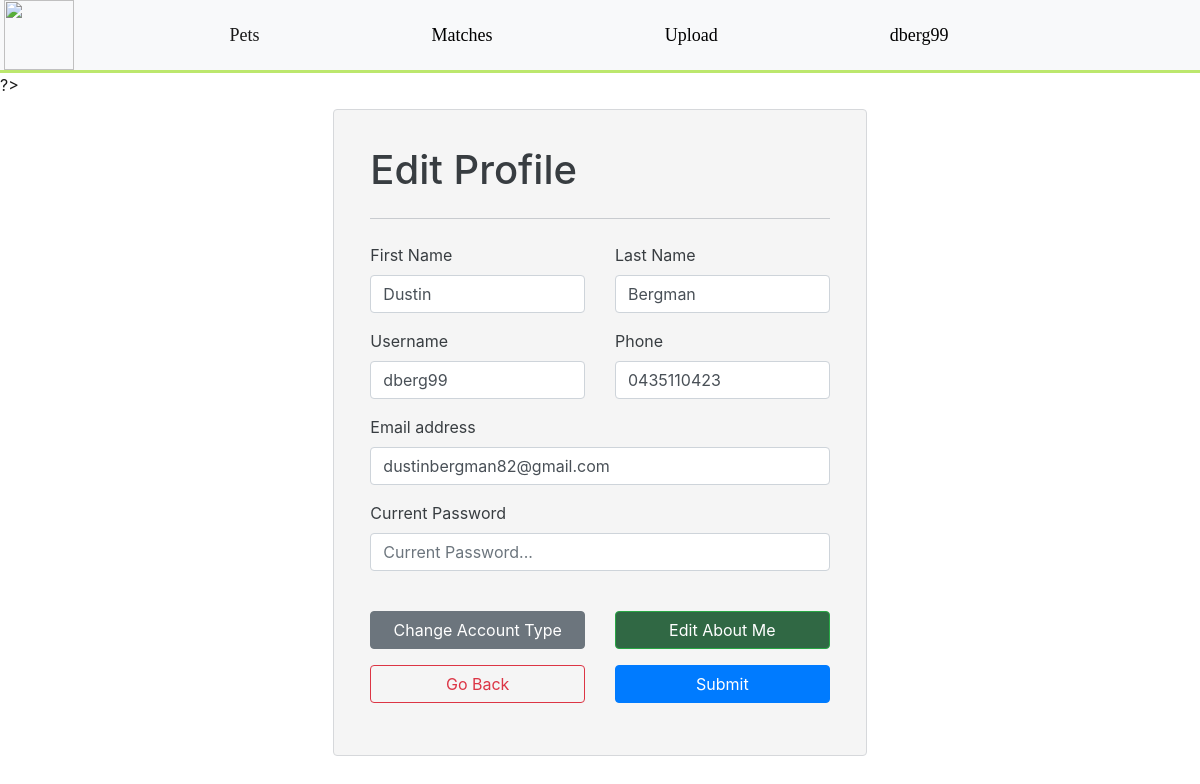
The page /edit_profile.php?edit=3 (signed in) on the database its author committed.
### tables this page shows
CREATE TABLE `users` (
  `user_id` int(11) NOT NULL,
  `username` varchar(128) NOT NULL,
  `password` varchar(128) NOT NULL,
  `first_name` varchar(128) NOT NULL,
  `last_name` varchar(128) NOT NULL,
  `email` varchar(128) NOT NULL,
  `acc_type` int(1) NOT NULL COMMENT '0 = adopter, 1 = owner',
  `phone` varchar(15) NOT NULL
);

### additional/editprofile.inc.php (called while the page is built, shortened)
<?php
require_once'dbh.inc.php';
require_once'functions.inc.php';
if(isset($_GET['edit'])){
    $id = $_GET['edit'];
    $result = fetchUserFromId($conn, $id);
    if(count($result) == 1){
        $row = $result->fetch_array();
        $username = $row['username'];
        $email = $row['email'];
        $first_name = $row['first_name'];
        $last_name = $row['last_name'];
        $phone = $row['phone'];
    }
}

### additional/functions.inc.php (called while the page is built, shortened)
<?php
function fetchUserFromId($conn, $id){
    $sql = "SELECT * FROM users WHERE user_id = $id;";
    $stmt = mysqli_stmt_init($conn);
    if (!mysqli_stmt_prepare($stmt, $sql)) {
       header("location: ../sign_up.php?error=stmt_failed");
        exit();
    }
    mysqli_stmt_execute($stmt);
    $resultData = mysqli_stmt_get_result($stmt);
    return $resultData;
}

### edit_profile.php (the view, shortened to what this page needs)
<head>
    <?php
    require_once 'header.php';
    require_once 'additional/editprofile.inc.php';
    require_once 'additional/about_me.inc.php' ?>
</head>
<body>
<div class="alert alert-secondary col-md-4" style="margin:auto; margin-top: 1%; padding: 3%; background-color: whitesmoke; min-width: 400pt">
    <form action="additional/editprofile.inc.php" method="post">
        <h1 class="display-6"> Edit Profile </h1>
        <hr class="my-4">
        <div class="mb-3">
            <div class="row g-3">
                <div class="col">
                    <label for="exampleFormControlInput1" class="form-label" >First Name</label>
                    <input type="text" id="first_name" name="first_name" class="form-control" placeholder="First name..."
                           aria-label="First name" value="<?php echo $first_name;?>">
                </div>
                <div class="col">
                    <label for="exampleFormControlInput1" class="form-label" ">Last Name</label>
                    <input type="text" id="last_name" name ="last_name" class="form-control" placeholder="Last name..."
                           aria-label="Last name" value="<?php echo $last_name;?>">
                </div>
            </div>
        </div>
        <div class="mb-3">
            <div class="row g-3">
                <div class="col">
                    <label for="exampleFormControlInput1" class="form-label">Username</label>
                    <input type="username" name="username" class="form-control" id="username" placeholder="Username..." value="<?php echo $username;?>">
                </div>
                <div class="col">
                    <label for="exampleFormControlInput1" class="form-label">Phone</label>
                    <input type="text" name="phone" class="form-control" id="phone" placeholder="Phonee..." value="<?php echo $phone;?>">
                </div>
            </div>
        </div>
        <div class="mb-3">
            <label for="exampleFormControlInput1" class="form-label" ">Email address</label>
            <input type="email" name="email" class="form-control" id="email" placeholder="name@example.com..." value="<?php echo $email;?>">
        </div>
        <div class="mb-3">
            <label for="exampleFormControlInput1" class="form-label" ">Current Password</label>
            <input type="password" name="password" class="form-control" id="form-control" placeholder="Current Password...">
        </div>
        <br/>
        <div class="mb-3">
            <div class="row g-3">
                <div class="col">
                    <a class="btn btn-secondary" href="chg_acc_type.php" style="width: 100%">Change Account Type</a>
                </div>
                <?php if(isset($about_me)){ ?>
                    <div class="col">
                        <a class="btn btn-success" href="about_me.php"  style="background-color: #306844; width: 100%">Edit About Me</a>
                    </div>
                <?php } ?>
            </div>
        </div>
        <div class="mb-3">
            <div class="row g-3">
                <div class="col">
                    <a class="btn btn-outline-danger" href="<?php echo 'account.php'?>" style="width: 100%">Go Back </a>
                </div>
                <div class="col">
                    <button type="submit" name= "submit" class="btn btn-primary" style="width: 100%">Submit</button>
                </div>
            </div>
        </div>
    </form>
</div>
</body>

### css/style.css (style rules this page uses)
body { margin: 0; font-family: Arial, Helvetica, sans-serif; }
html { font-family: sans-serif; line-height: 1.15; height: 100%; }
body { margin: 0; font-family: -apple-system, BlinkMacSystemFont, "Segoe UI", Roboto, "Helvetica Neue", Arial, sans-serif, "Apple Color Emoji", "Segoe UI Emoji", "Segoe UI Symbol"; font-size: 1rem; font-weight: 400; line-height: 1.5; color: #1a1a1a; text-align: left; height: 100%; background-color: #fff; }

### rows shown on the page
users: first_name "Dustin", last_name "Bergman", username "dberg99", phone "0435110423", email "dustinbergman82@gmail.com"

### other values the page prints
$_SESSION['username'] "dberg99"
